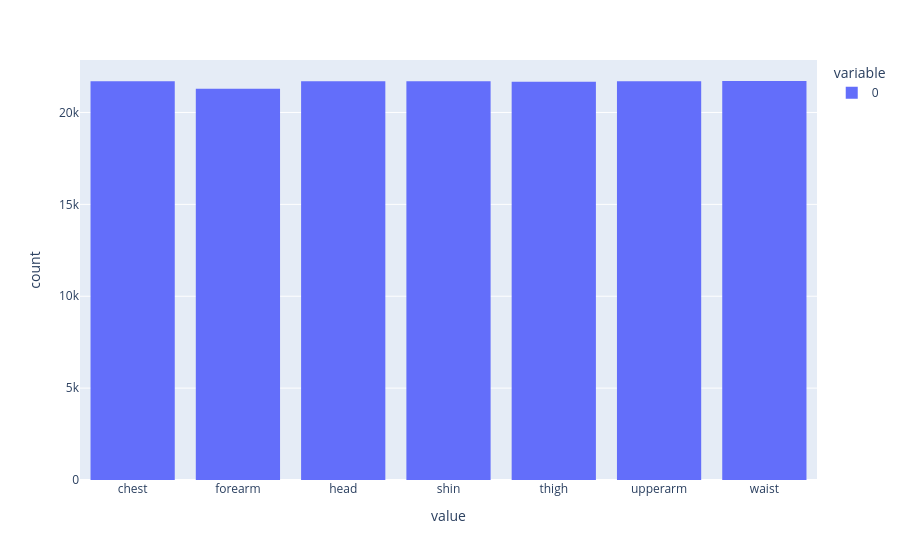

The code cell stored with this chart in its notebook:
### Code cell
px.histogram(np.array(posis)[ydata[:, 0].astype(int)])

### Figure 1 — Plotly figure (JSON) as saved in the notebook; plotly's stock layout.template omitted (floating-point values rounded to 4 significant figures; data arrays with more than 128 entries replaced by an {"elided": "..."} marker saying what was removed)
{"data": [{"bingroup": "x", "hovertemplate": "variable=0<br>value=%{x}<br>count=%{y}<extra></extra>", "legendgroup": "0", "marker": {"color": "#636efa", "pattern": {"shape": ""}}, "name": "0", "orientation": "v", "showlegend": true, "type": "histogram", "x": {"elided": "151486 str values"}, "xaxis": "x", "yaxis": "y"}], "layout": {"barmode": "relative", "legend": {"title": {"text": "variable"}, "tracegroupgap": 0}, "margin": {"t": 60}, "xaxis": {"anchor": "y", "domain": [0, 1], "title": {"text": "value"}}, "yaxis": {"anchor": "x", "domain": [0, 1], "title": {"text": "count"}}}}
